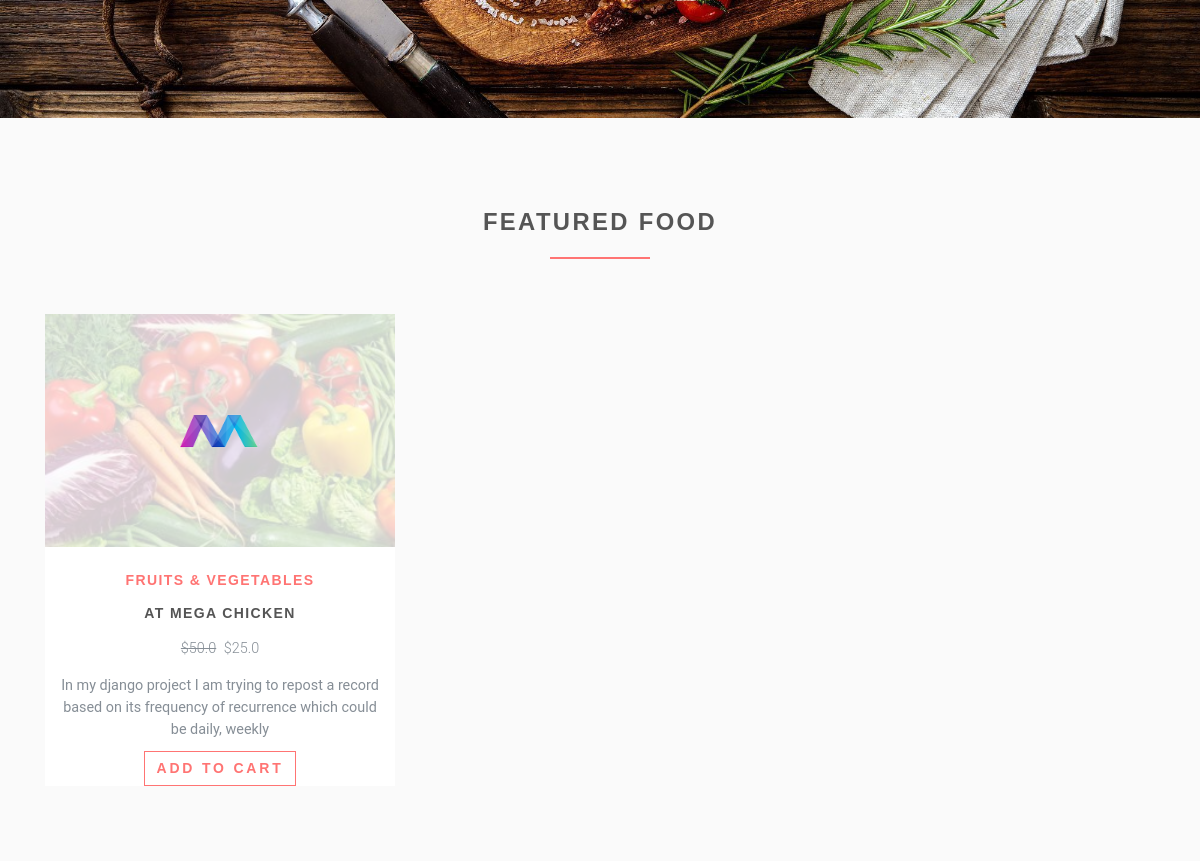
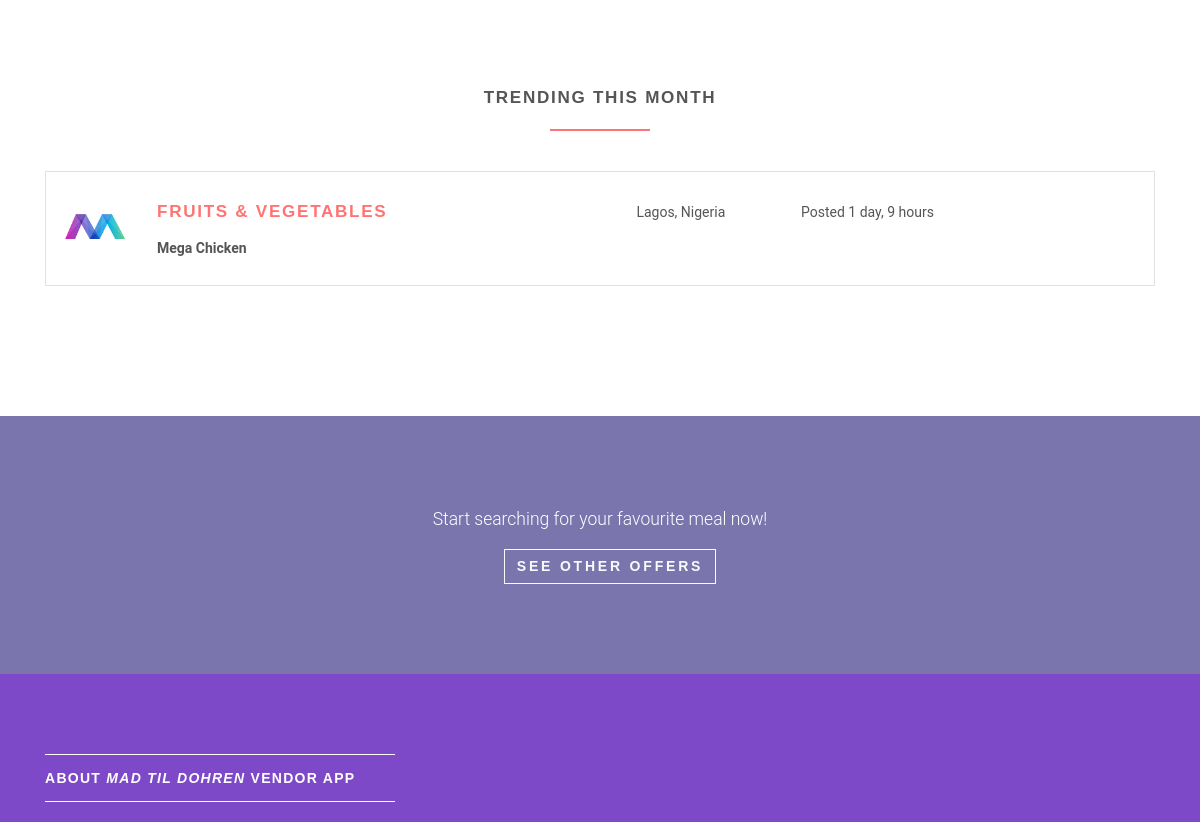
Before: / (middle part) with the older database file (2 pictures, top to bottom).
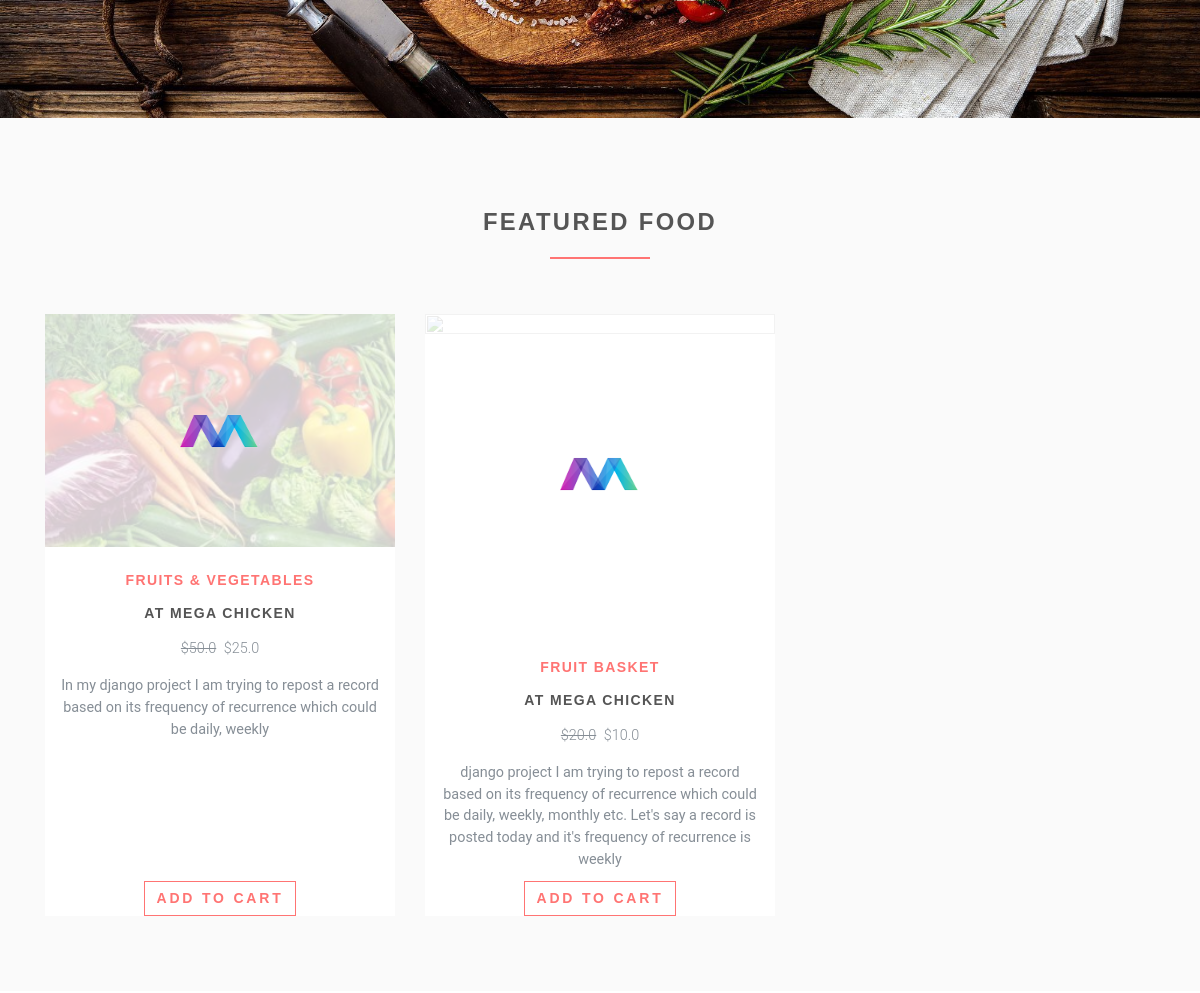
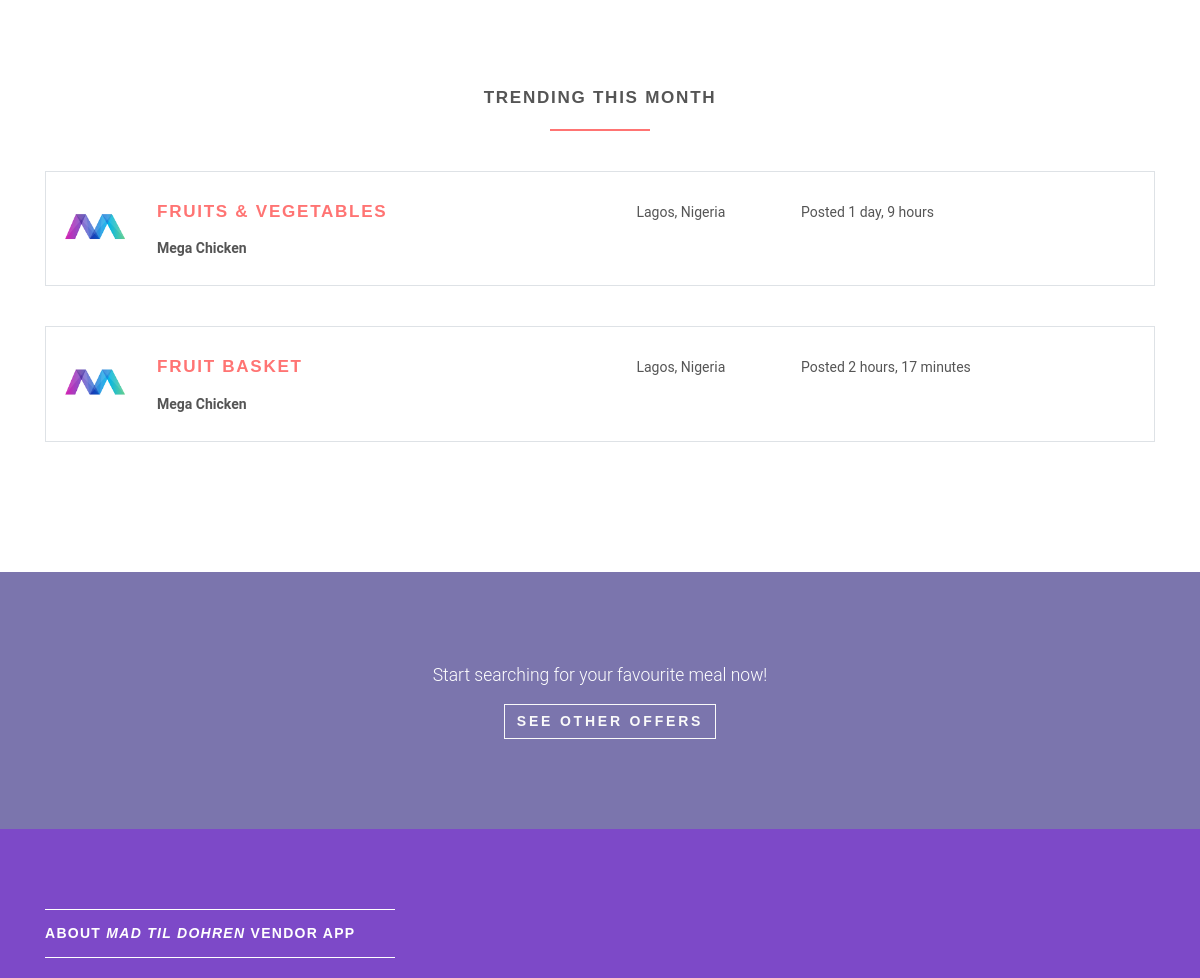
After: the same page with the newer database file (2 pictures, top to bottom).
### foodvendor/models.py (models this page shows, shortened)
class Menu(models.Model):
    none = 0
    Daily = 1
    Weekly = 7
    Monthly = 30
    Quarterly = 90
    SemiAnual = 180
    Yearly = 365
    Frequency_Of_Recurrence = (
        (none, "None"),
        (Daily, "Daily"),
        (Weekly, "Weekly"),
        (Monthly, "Monthly"),
        (Quarterly, "After 3 Months"),
        (SemiAnual, "After 6 Months"),
        (Yearly, "After 12 Months")
    )
    vendor = models.ForeignKey(Vendor, on_delete=models.CASCADE)
    name = models.CharField(verbose_name="food name", null=False, blank=False, max_length=100)
    description = models.TextField(verbose_name="Food Description", max_length=350, null=False, blank=False)
    price = models.FloatField(verbose_name="Price ($)", default=0.00)
    discount_price = models.FloatField(blank=True, null=True)
    image = models.ImageField(upload_to='images/', default='veggies.jpg')
    isrecurring = models.BooleanField(default=False)
    frequencyofrecurrence = models.IntegerField(choices=Frequency_Of_Recurrence)
    datetimecreated = models.DateTimeField(verbose_name='date-time-created', auto_now_add=True)

### accounts/models.py (models this page shows, shortened)
class Vendor(models.Model):
    user = models.OneToOneField(User, on_delete=models.CASCADE, primary_key=True)

class User(AbstractBaseUser):
    username = None
    email = models.EmailField(verbose_name='email', max_length=60, unique=True, blank=False,
                              error_messages={
                                  'unique': "A user with that email already exists.",
                              })
    phonenumber = models.CharField(verbose_name="phone number", max_length=20, unique=True, blank=False,
                                   error_messages={
                                       'unique': "Phone number already exists.",
                                   })
    datetimecreated = models.DateTimeField(verbose_name='date joined', auto_now_add=True)
    stripe_customer_id = models.CharField(max_length=50, blank=True, null=True)
    one_click_purchasing = models.BooleanField(default=False)
    last_login = models.DateTimeField(verbose_name='last login', auto_now=True)
    is_admin = models.BooleanField(default=False)
    is_active = models.BooleanField(default=True)
    is_staff = models.BooleanField(default=False)
    is_superuser = models.BooleanField(default=False)
    is_vendor = models.BooleanField(default=False)
    is_customer = models.BooleanField(default=False)
    first_name = models.CharField(max_length=50)
    last_name = models.CharField(max_length=50, blank=True)
    USERNAME_FIELD = "email"
    REQUIRED_FIELDS = ['first_name', 'last_name']
    objects = MyAccountManager()

### foodvendor/views/home.py (the view)
# urls.py: path('', HomeView.as_view(), name='home'),
class HomeView(ListView):
    model = Menu
    template_name = 'home.html'
    context_object_name = 'menus'
    def get_queryset(self):
        return self.model.objects.all()[:6]
    def get_context_data(self, **kwargs):
        context = super().get_context_data(**kwargs)
        context['trendings'] = self.model.objects.filter(datetimecreated__month=timezone.now().month)[:3]
        return context

### templates/home.html (shortened to what the changed rows need)
{% extends 'base.html' %}
{% load static %}
{% block content %}
    <section class="bg-light-gray">
        <div class="container">
            <div class="row featured align-items-stretch">
                {% for menu in menus %}
                    <div class="col-lg-4 mb-5 mb-lg-0">
                        <div class="box-image-text bg-visible full-height">
                            <div class="top">
                                <a href="{% url 'menu-detail' menu.id %}">
                                    <div class="image">
                                    </div>
                                    <div class="logo">
                                        <img src="{% static 'img/company-1.png' %}" alt="" style="max-width: 80px;">
                                    </div>
                                </a>
                            </div>
                            <div class="content">
                                <h5><a href="{% url 'menu-detail' menu.id %}">{{ menu.name }}</a></h5>
                                <h5>At {{ menu.vendor.user.first_name }} </h5>
                                <p class="lead">
                                  {% if menu.discount_price %}
                                  <span class="mr-1">
                                    <del> ${{ menu.price }}</del>
                                  </span>
                                  <span> ${{ menu.discount_price }}</span>
                                  {% else %}
                                  <span> ${{ menu.price }}</span>
                                  {% endif %}
                                </p>
                                <p>{{ menu.description }}</p>
                                {% if request.user.is_authenticated and request.user.is_superuser %}
                                    <div class="inner-button-container">
                                        <a href="{% url 'add-to-cart' menu.id %}" class="btn navbar-btn btn-outline-primary mb-5 mb-lg-0">
                                            Add to Cart
                                        </a>
                                    </div>
                                {% elif request.user.is_authenticated and menu.vendor.user == user %}
                                {% elif request.user.is_authenticated %}
                                <div class="inner-button-container">
                                    <a href="{% url 'add-to-cart' menu.id %}" class="btn navbar-btn btn-outline-primary mb-5 mb-lg-0">
                                        Add to Cart
                                    </a>
                                </div>
                                {% else %}
                                <div class="inner-button-container">
                                    <a href="{% url 'menu-detail' menu.id %}" class="btn navbar-btn btn-outline-primary mb-5 mb-lg-0">
                                        Add to Cart
                                    </a>
                                </div>
                                {% endif %}
                        </div>
                    </div>
                    </div>
                {% endfor %}
            </div>
        </div>
    </section>
    <section>
        <div class="container">
            {% for trending in trendings %}
                <div class="job-listing  job-listing--last">
                    <div class="row">
                        <div class="col-md-12 col-lg-6">
                            <div class="row">
                                <div class="col-2">
                                    <img src="{% static 'img/company-1.png' %}"
                                         alt="ShareBoardd " class="img-fluid">
                                </div>
                                <div class="col-10">
                                    <h4 class="job__title">
                                        <a href="{% url 'menu-detail' trending.id %}">{{ trending.name }}</a>
                                    </h4>
                                    <p class="job__company">
                                        <b>{{ trending.vendor.user.first_name }}</b>
                                    </p>
                                </div>
                            </div>
                        </div>
                        <div class="col-10 col-md-3 col-lg-2 ml-auto"><i class="fa fa-map-marker job__location"></i>
                            {{ trending.vendor.user.last_name }}
                        </div>
                        <div class="col-10 col-md-3 col-lg-3 ml-auto">
                            <p>Posted {{ trending.datetimecreated|timesince }}</p>
                        </div>
                        <div class="col-sm-12 col-md-2 col-lg-1">
                            <div class="job__star">
                                <a href="#" data-toggle="tooltip" data-placement="top"
                                   title="Save to favourites" class="job__star__link">
                                    <i class="fa fa-star"></i>
                                </a>
                            </div>
                        </div>
                    </div>
                </div>
            {% endfor %}
        </div>
    </section>
{% endblock %}

Changed rows visible on the page:
added Menu: name "FRUIT BASKET", vendor.user.first_name "MEGA CHICKEN", price "20.0", discount_price "10.0", description "django project I am trying to repost a record based on its frequency of recurrence which could be daily, weekly, monthly etc. Let's say a record is posted today and it's frequency of recurrence is weekly", vendor.user.first_name "Mega Chicken", vendor.user.last_name "Lagos, Nigeria", datetimecreated "2 hours, 17 minutes"
